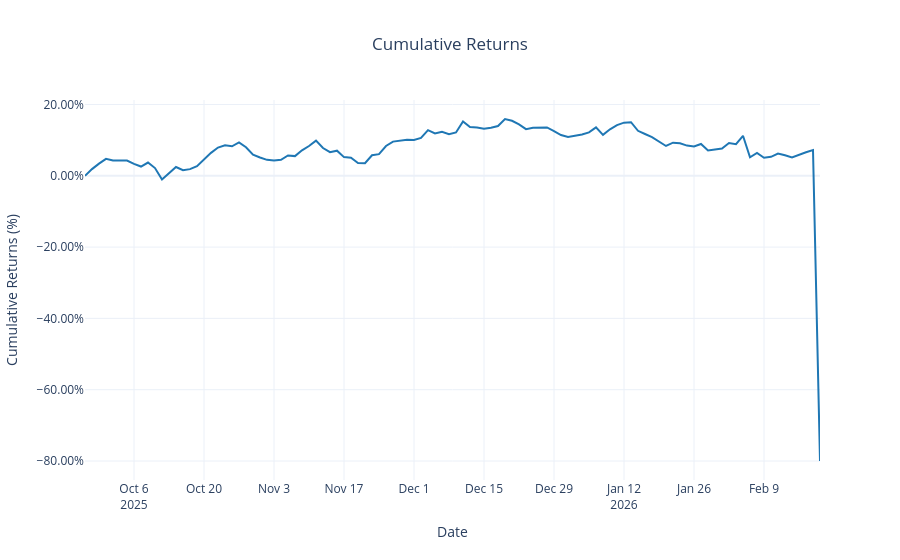

Source (notebook cell):
### Code cell
pr = PerformanceReport(bt.portfolio, market)
pr.plot_returns(by_constituent=False).show()
